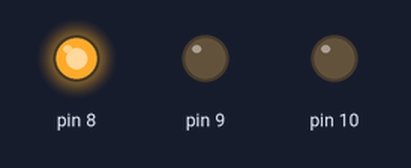
Simulated run of this sketch. Board: Arduino Uno, built with avr-gcc and run on an emulated ATmega328P. On the bench: output pins drawn as LEDs (lit = HIGH).

Above: at 0.5 s.
At 1.5 s:
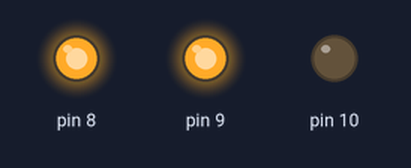
At 2.5 s:
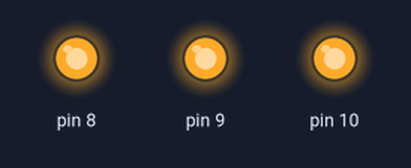
At 3.5 s:
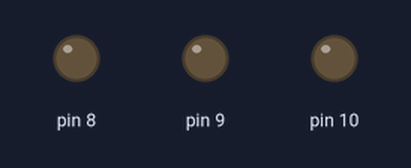
Timing chart, 0 to 5.2 s (numbered marks = the images above):
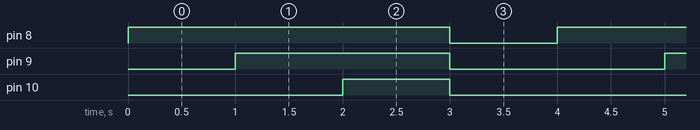

Measured:
- by itself, pin 8: alternates HIGH for 3.0 s and LOW for 1.0 s
- by itself, pin 9: alternates HIGH for 2.0 s and LOW for 2.0 s
- by itself, pin 10: alternates HIGH for 1.0 s and LOW for 3.0 s

The sketch:

arduino_pisca_pisca_delay_1s.ino
```cpp
void setup() {
  pinMode(8, OUTPUT);
  pinMode(9, OUTPUT);
  pinMode(10, OUTPUT);
}

void loop() {
  digitalWrite(8, HIGH);
  delay(1000);
  digitalWrite(9, HIGH);
  delay(1000);
  digitalWrite(10, HIGH);
  delay(1000);
  digitalWrite(8, LOW);
  digitalWrite(9, LOW);
  digitalWrite(10, LOW);
  delay(1000);
}
```
